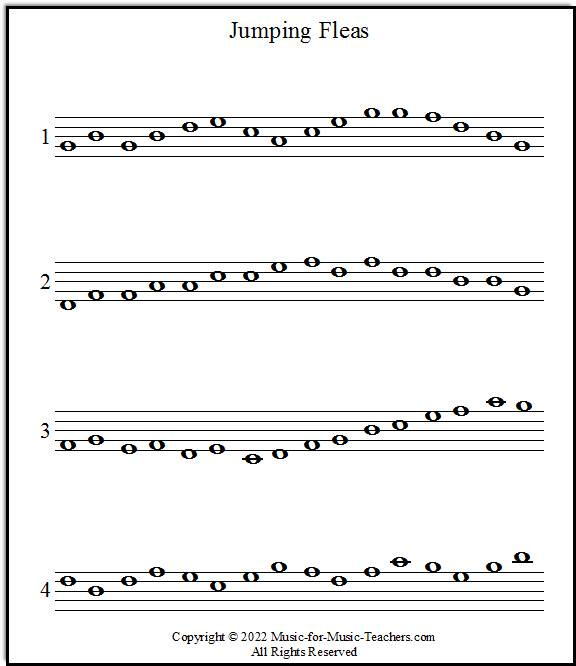
%> input picture images/whole3.jpg, 576 x 666 px
$ octave createsegment.m   (GNU Octave 9; MATLAB toolbox functions it lacks are replaced by stand-ins)
%> lines starting %> are read from the running program, lines starting %| are printed output that depends on the picture; in (x1, y1, x2, y2) boxes, pixels count from 0 and x2, y2 are one past the last pixel; in counts of white or black regions, pixels touching at a corner belong together; the program's own positions count from 1
clear all; close all;

img = imread('whole3.jpg');
%> img is the input picture: size 666x576x3 uint8; mean R, G, B 237.9, 238, 237.9
grayImg = rgb2gray(img);

% Adaptive binarization (clearly from labs)
BW = imbinarize(grayImg,'adaptive','ForegroundPolarity','dark','Sensitivity',0.4);
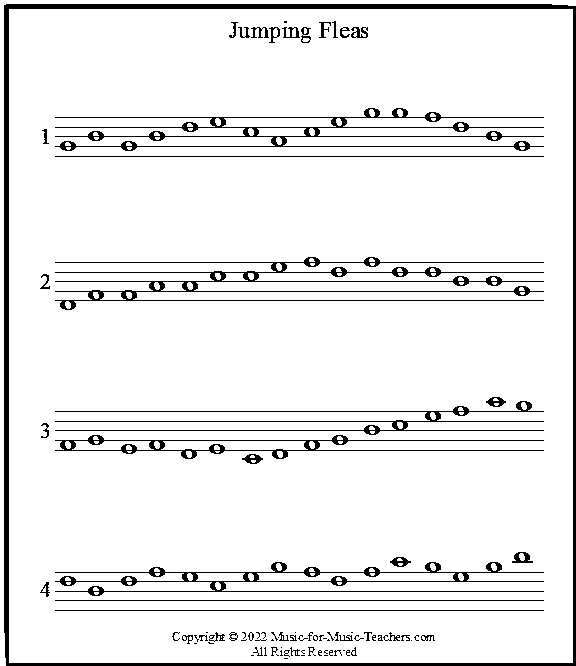
%> BW: size 666x576 logical; 93% white; 91 black regions (45 under 20 px), largest, box (x1, y1, x2, y2) and area: (4, 4, 576, 666) 9733, (55, 257, 544, 310) 3786, (55, 108, 544, 151) 3273
BW = ~BW;

% Horizontal projection to find staves
horz_proj = sum(BW,2);
%> horz_proj = 666 values, max 572 at index 7, min 0 at index 1, mean 40.43

% Smooth projection (clearly removes small noise)
smooth_proj = movmean(horz_proj, 15);
%> smooth_proj = 666 values, max 314 at index 2, min 8 at index 51, mean 40.35

% Clearly visualize horizontal projection (debugging)
figure; plot(smooth_proj);
title('Smoothed Horizontal Projection');
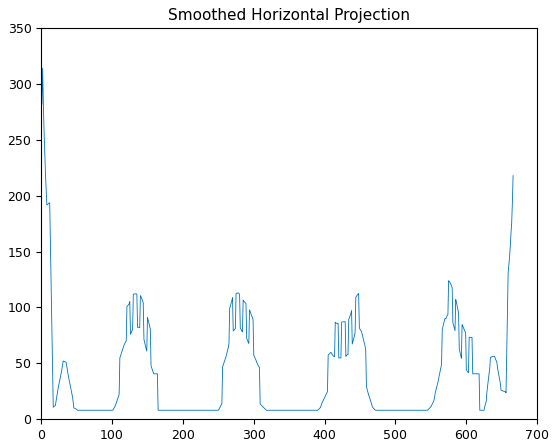
%> figure redrawn from the program's plot data; curve peaks at x = 2, y = 314

% Clearly detect presence of staffs
gap_thresh = max(smooth_proj)*0.05; % Adjust if needed
%> gap_thresh = 15.7
staff_present = smooth_proj > gap_thresh;
%> staff_present = 666 logical values, 324 true

% Clearly detect boundaries of each staff segment
changes = diff([0; staff_present; 0]);
%> changes = 667 values, max 1 at index 1, min -1 at index 17, mean 0
startRows = find(changes == 1);
%> startRows = [1; 21; 107; 256; 398; 554; 628]
endRows = find(changes == -1) - 1;
%> endRows = [16; 45; 164; 308; 465; 618; 666]

padding = 15; % padding around each segment (clearly adjustable)
staffSegments = {};

% Clearly loop through each detected segment
for i = 1:length(startRows)
    row_start = max(startRows(i)-padding, 1);
    row_end = min(endRows(i)+padding, size(grayImg,1));

    % Extract segment clearly with padding
    segment = grayImg(row_start:row_end, :);
    staffSegments{i} = segment;

    figure; imshow(staffSegments{i});
    title(['Clearly Extracted Staff Segment ', num2str(i)]);
end
%> this loop made 7 passes
%> (row_start, row_end) on passes 1 to 7: (1, 31), (6, 60), (92, 179), (241, 323), (383, 480), (539, 633), (613, 666)
%> pass 1, `segment = grayImg(row_start:row_end, :);`:
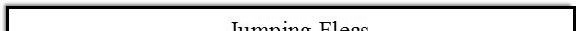
%> segment: size 31x576 uint8; min 0, max 255, mean 216.5
%> pass 2, `segment = grayImg(row_start:row_end, :);`:
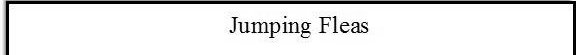
%> segment: size 55x576 uint8; min 0, max 255, mean 231.3
%> pass 3, `segment = grayImg(row_start:row_end, :);`:
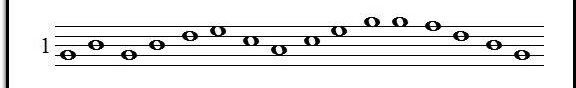
%> segment: size 88x576 uint8; min 0, max 255, mean 232.9
%> after the loop, staffSegments = 7 items

$ run again, with images/whole1.jpg copied over images/whole3.jpg
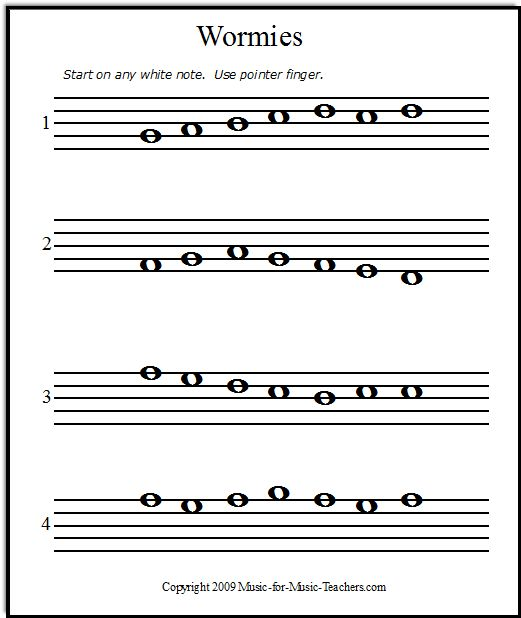
%> input picture images/whole1.jpg, 521 x 618 px
%> img is the input picture: size 618x521x3 uint8; mean R, G, B 229.6, 229.6, 229.6
%> `BW = imbinarize(grayImg,'adaptive','ForegroundPolarity','dark','Sensit..`:
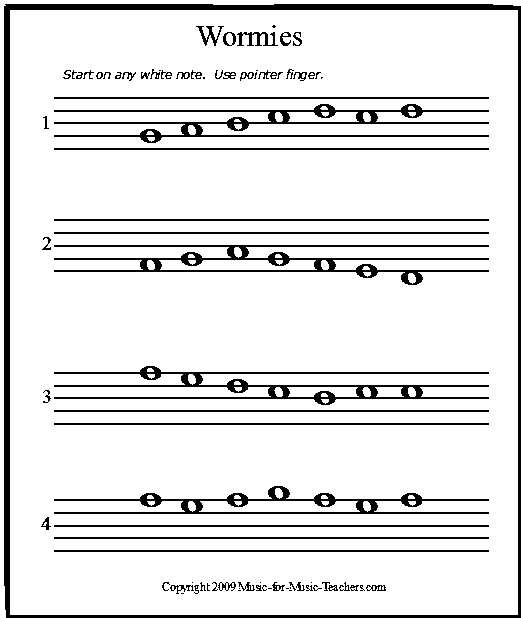
%> BW: size 618x521 logical; 89.5% white; 83 black regions (24 under 20 px), largest, box (x1, y1, x2, y2) and area: (4, 4, 521, 618) 9958, (54, 245, 489, 285) 3642, (54, 104, 489, 143) 3623
%> horz_proj = 618 values, max 517 at index 7, min 0 at index 1, mean 54.71
%> smooth_proj = 618 values, max 300.2 at index 3, min 7.67 at index 608, mean 54.69
%> gap_thresh = 15.01
%> staff_present = 618 logical values, 376 true
%> changes = 619 values, max 1 at index 1, min -1 at index 18, mean 0
%> startRows = [1; 26; 66; 91; 213; 366; 487; 578; 609]
%> endRows = [17; 52; 86; 157; 285; 432; 559; 598; 618]
%> the loop `for i = 1:length(startRows)` made 9 passes
%> (row_start, row_end) on passes 1 to 8: (1, 32), (11, 67), (51, 101), (76, 172), (198, 300), (351, 447), (472, 574), (563, 613)
%> pass 3, `segment = grayImg(row_start:row_end, :);`:
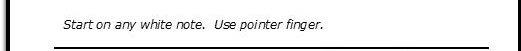
%> segment: size 51x521 uint8; min 0, max 255, mean 236.8
%> after the loop `for i = 1:length(startRows)`: staffSegments = 9 items

$ run again, with images/whole2.jpg copied over images/whole3.jpg
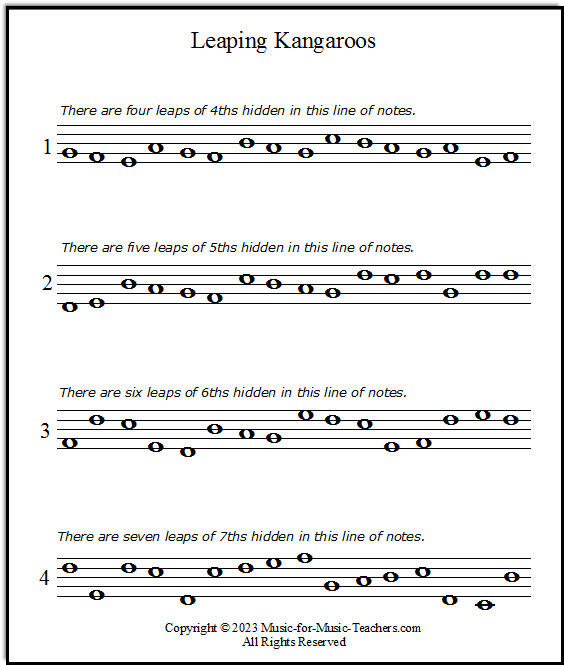
%> input picture images/whole2.jpg, 564 x 665 px
%> img is the input picture: size 665x564x3 uint8; mean R, G, B 235.4, 235.4, 235.3
%> `BW = imbinarize(grayImg,'adaptive','ForegroundPolarity','dark','Sensit..`:
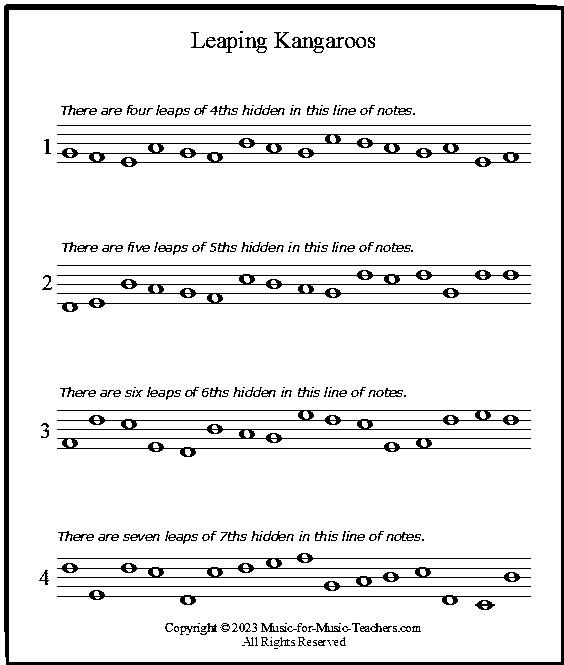
%> BW: size 665x564 logical; 91.6% white; 221 black regions (70 under 20 px), largest, box (x1, y1, x2, y2) and area: (4, 4, 564, 665) 10177, (57, 410, 531, 457) 3667, (57, 134, 531, 167) 3194
%> horz_proj = 665 values, max 560 at index 7, min 0 at index 1, mean 47.49
%> smooth_proj = 665 values, max 332.2 at index 3, min 6.93 at index 655, mean 47.47
%> gap_thresh = 16.61
%> staff_present = 665 logical values, 378 true
%> changes = 666 values, max 1 at index 1, min -1 at index 18, mean 0
%> startRows = [1; 32; 102; 239; 384; 528; 552; 619; 656]
%> endRows = [17; 55; 170; 311; 456; 548; 610; 650; 665]
%> the loop `for i = 1:length(startRows)` made 9 passes
%> (row_start, row_end) on passes 1 to 8: (1, 32), (17, 70), (87, 185), (224, 326), (369, 471), (513, 563), (537, 625), (604, 665)
%> pass 3, `segment = grayImg(row_start:row_end, :);`:
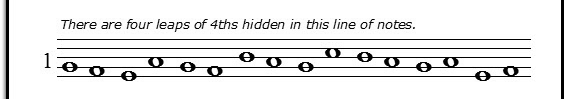
%> segment: size 99x564 uint8; min 0, max 255, mean 231.1
%> after the loop `for i = 1:length(startRows)`: staffSegments = 9 items

$ run again, with images/whole4.jpg copied over images/whole3.jpg
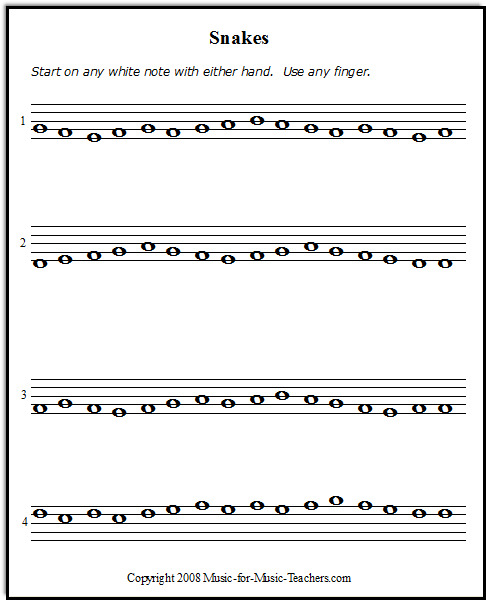
%> input picture images/whole4.jpg, 486 x 600 px
%> img is the input picture: size 600x486x3 uint8; mean R, G, B 235.8, 235.8, 235.7
%> `BW = imbinarize(grayImg,'adaptive','ForegroundPolarity','dark','Sensit..`:
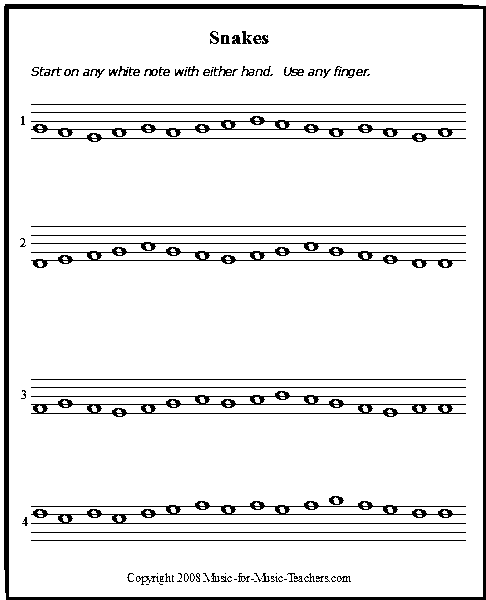
%> BW: size 600x486 logical; 91.9% white; 100 black regions (38 under 20 px), largest, box (x1, y1, x2, y2) and area: (4, 4, 486, 600) 8491, (31, 391, 466, 417) 2405, (31, 501, 466, 524) 2326
%> horz_proj = 600 values, max 482 at index 7, min 0 at index 1, mean 39.47
%> smooth_proj = 600 values, max 264.2 at index 2, min 7.6 at index 590, mean 39.38
%> gap_thresh = 13.21
%> staff_present = 600 logical values, 293 true
%> changes = 601 values, max 1 at index 1, min -1 at index 17, mean 0
%> startRows = [1; 30; 63; 98; 220; 373; 495; 569; 591]
%> endRows = [16; 49; 83; 146; 272; 421; 548; 589; 600]
%> the loop `for i = 1:length(startRows)` made 9 passes
%> (row_start, row_end) on passes 1 to 8: (1, 31), (15, 64), (48, 98), (83, 161), (205, 287), (358, 436), (480, 563), (554, 600)
%> pass 3, `segment = grayImg(row_start:row_end, :);`:
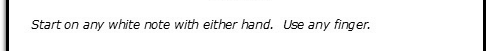
%> segment: size 51x486 uint8; min 0, max 255, mean 243.2
%> after the loop `for i = 1:length(startRows)`: staffSegments = 9 items
